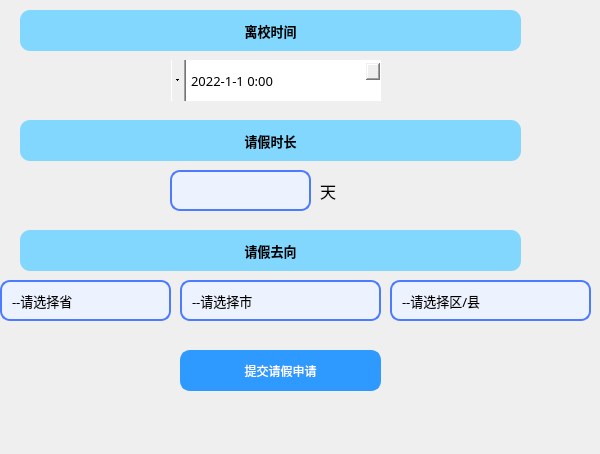
      <widget class="QWidget" name="tab_5">
       <attribute name="title">
        <string>              请假申请              </string>
       </attribute>
       <widget class="QDateTimeEdit" name="dateTimeEdit">
        <property name="geometry">
         <rect>
          <x>170</x>
          <y>60</y>
          <width>211</width>
          <height>41</height>
         </rect>
        </property>
        <property name="font">
         <font>
          <family>微软雅黑</family>
          <pointsize>10</pointsize>
         </font>
        </property>
        <property name="styleSheet">
         <string notr="true">    border: 2px solid #f3f3f3;/*设置线宽*/
	background-color: rgb(237, 242, 255);/*背景颜色*/
    border-radius: 10px;/*圆角*/
	border-style:solid;/*边框为实线型*/
	border-width:2px;/*边框宽度*/
	border-color:rgb(77, 123, 255);/*边框颜色*/

	padding-left: 10px;/*左侧边距*/
 QDateTimeEdit::up-button{
subcontrol-origin:border;
     subcontrol-position:right;
      60px;
     height: 60px;                
 }
 QDateTimeEdit::down-button{subcontrol-origin:border;
     subcontrol-position:left;
      60px;
     height: 60px;
 }</string>
        </property>
        <property name="dateTime">
         <datetime>
          <hour>0</hour>
          <minute>0</minute>
          <second>0</second>
          <year>2022</year>
          <month>1</month>
          <day>1</day>
         </datetime>
        </property>
        <property name="displayFormat">
         <string>yyyy-M-d H:mm</string>
        </property>
       </widget>
       <widget class="QLabel" name="label_5">
        <property name="geometry">
         <rect>
          <x>20</x>
          <y>10</y>
          <width>501</width>
          <height>41</height>
         </rect>
        </property>
        <property name="font">
         <font>
          <family>微软雅黑</family>
          <pointsize>10</pointsize>
          <weight>75</weight>
          <bold>true</bold>
         </font>
        </property>
        <property name="styleSheet">
         <string notr="true">background-color: rgb(130, 215, 255);
 border-radius: 10px;</string>
        </property>
        <property name="text">
         <string>离校时间</string>
        </property>
        <property name="alignment">
         <set>Qt::AlignCenter</set>
        </property>
       </widget>
       <widget class="QLabel" name="label_6">
        <property name="geometry">
         <rect>
          <x>20</x>
          <y>120</y>
          <width>501</width>
          <height>41</height>
         </rect>
        </property>
        <property name="font">
         <font>
          <family>微软雅黑</family>
          <pointsize>10</pointsize>
          <weight>75</weight>
          <bold>true</bold>
         </font>
        </property>
        <property name="styleSheet">
         <string notr="true">background-color: rgb(130, 215, 255);
 border-radius: 10px;</string>
        </property>
        <property name="text">
         <string>请假时长</string>
        </property>
        <property name="alignment">
         <set>Qt::AlignCenter</set>
        </property>
       </widget>
       <widget class="QLineEdit" name="lineEdit_leave">
        <property name="geometry">
         <rect>
          <x>170</x>
          <y>170</y>
          <width>141</width>
          <height>41</height>
         </rect>
        </property>
        <property name="styleSheet">
         <string notr="true">    border: 2px solid #f3f3f3;/*设置线宽*/
	background-color: rgb(237, 242, 255);/*背景颜色*/
    border-radius: 10px;/*圆角*/
	border-style:solid;/*边框为实线型*/
	border-width:2px;/*边框宽度*/
	border-color:rgb(77, 123, 255);/*边框颜色*/

	padding-left: 10px;/*左侧边距*/</string>
        </property>
       </widget>
       <widget class="QLabel" name="label_7">
        <property name="geometry">
         <rect>
          <x>20</x>
          <y>230</y>
          <width>501</width>
          <height>41</height>
         </rect>
        </property>
        <property name="font">
         <font>
          <family>微软雅黑</family>
          <pointsize>10</pointsize>
          <weight>75</weight>
          <bold>true</bold>
         </font>
        </property>
        <property name="styleSheet">
         <string notr="true">background-color: rgb(130, 215, 255);
 border-radius: 10px;</string>
        </property>
        <property name="text">
         <string>请假去向</string>
        </property>
        <property name="alignment">
         <set>Qt::AlignCenter</set>
        </property>
       </widget>
       <widget class="QComboBox" name="comboBox_province_2">
        <property name="geometry">
         <rect>
          <x>0</x>
          <y>280</y>
          <width>171</width>
          <height>41</height>
         </rect>
        </property>
        <property name="font">
         <font>
          <family>微软雅黑</family>
          <pointsize>10</pointsize>
         </font>
        </property>
        <property name="styleSheet">
         <string notr="true">/*QCombobox主体*/
QComboBox {
    border: 2px solid #f3f3f3;/*设置线宽*/
	background-color: rgb(237, 242, 255);/*背景颜色*/
    border-radius: 10px;/*圆角*/
    padding: 1px 2px 1px 2px;  /*针对于组合框中的文本内容*/
	text-align:bottom;
    min-width: 9em;   /*# 组合框的最小宽度*/
    /*min-height: 5em;*/

	border-style:solid;/*边框为实线型*/
	border-width:2px;/*边框宽度*/
	border-color:rgb(77, 123, 255);/*边框颜色*/

	padding-left: 10px;/*左侧边距*/
}
/*QCombobox右侧按钮*/
QComboBox::drop-down {
	width: 15px;
	border-left-width: 0px;
}


QComboBox QAbstractItemView {
    border: 2px solid #f3f3f3;/*边框宽度、线形、颜色*/
	background-color: rgba(237, 242, 255, 1);/*背景颜色*/
    border-radius: 15px;/*圆角*/
    padding: 1px 2px 1px 2px;  /*针对于组合框中的文本内容*/
    min-width: 9em;   /*# 组合框的最小宽度*/
}

/* 下拉后，整个下拉窗体每项的样式 */
QComboBox QAbstractItemView::item {
	border-radius: 15px;/*圆角*/
    height: 30px;   /* 项的高度（设置pComboBox-&gt;setView(new QListView());后，该项才起作用） */
	background-color: rgb(237, 242, 255);

}

/*以下部分不知为何不生效，有待调试*/
/* 下拉后，整个下拉窗体越过每项的样式 */
QComboBox QAbstractItemView::item:hover {
    color: #FFFFF0;
       /* 整个下拉窗体越过每项的背景色 */
	background-color: rgb(98, 0, 255);
}

/* 下拉后，整个下拉窗体被选择的每项的样式 */
QComboBox QAbstractItemView::item:selected {
    color: #FFFFF0;
	background-color: rgb(0, 85, 200);
}
</string>
        </property>
        <item>
         <property name="text">
          <string>--请选择省</string>
         </property>
        </item>
       </widget>
       <widget class="QComboBox" name="comboBox_city_2">
        <property name="geometry">
         <rect>
          <x>180</x>
          <y>280</y>
          <width>201</width>
          <height>41</height>
         </rect>
        </property>
        <property name="font">
         <font>
          <family>微软雅黑</family>
          <pointsize>10</pointsize>
         </font>
        </property>
        <property name="styleSheet">
         <string notr="true">/*QCombobox主体*/
QComboBox {
    border: 2px solid #f3f3f3;/*设置线宽*/
	background-color: rgb(237, 242, 255);/*背景颜色*/
    border-radius: 10px;/*圆角*/
    padding: 1px 2px 1px 2px;  /*针对于组合框中的文本内容*/
	text-align:bottom;
    min-width: 9em;   /*# 组合框的最小宽度*/
    /*min-height: 5em;*/

	border-style:solid;/*边框为实线型*/
	border-width:2px;/*边框宽度*/
	border-color:rgb(77, 123, 255);/*边框颜色*/

	padding-left: 10px;/*左侧边距*/
}
/*QCombobox右侧按钮*/
QComboBox::drop-down {
	width: 15px;
	border-left-width: 0px;
}


QComboBox QAbstractItemView {
    border: 2px solid #f3f3f3;/*边框宽度、线形、颜色*/
	background-color: rgba(237, 242, 255, 1);/*背景颜色*/
    border-radius: 15px;/*圆角*/
    padding: 1px 2px 1px 2px;  /*针对于组合框中的文本内容*/
    min-width: 9em;   /*# 组合框的最小宽度*/
}

/* 下拉后，整个下拉窗体每项的样式 */
QComboBox QAbstractItemView::item {
	border-radius: 15px;/*圆角*/
    height: 30px;   /* 项的高度（设置pComboBox-&gt;setView(new QListView());后，该项才起作用） */
	background-color: rgb(237, 242, 255);

}

/*以下部分不知为何不生效，有待调试*/
/* 下拉后，整个下拉窗体越过每项的样式 */
QComboBox QAbstractItemView::item:hover {
    color: #FFFFF0;
       /* 整个下拉窗体越过每项的背景色 */
	background-color: rgb(98, 0, 255);
}

/* 下拉后，整个下拉窗体被选择的每项的样式 */
QComboBox QAbstractItemView::item:selected {
    color: #FFFFF0;
	background-color: rgb(0, 85, 200);
}
</string>
        </property>
        <item>
         <property name="text">
          <string>--请选择市</string>
         </property>
        </item>
       </widget>
       <widget class="QComboBox" name="comboBox_county_2">
        <property name="geometry">
         <rect>
          <x>390</x>
          <y>280</y>
          <width>201</width>
          <height>41</height>
         </rect>
        </property>
        <property name="font">
         <font>
          <family>微软雅黑</family>
          <pointsize>10</pointsize>
         </font>
        </property>
        <property name="styleSheet">
         <string notr="true">/*QCombobox主体*/
QComboBox {
    border: 2px solid #f3f3f3;/*设置线宽*/
	background-color: rgb(237, 242, 255);/*背景颜色*/
    border-radius: 10px;/*圆角*/
    padding: 1px 2px 1px 2px;  /*针对于组合框中的文本内容*/
	text-align:bottom;
    min-width: 9em;   /*# 组合框的最小宽度*/
    /*min-height: 5em;*/

	border-style:solid;/*边框为实线型*/
	border-width:2px;/*边框宽度*/
	border-color:rgb(77, 123, 255);/*边框颜色*/

	padding-left: 10px;/*左侧边距*/
}
/*QCombobox右侧按钮*/
QComboBox::drop-down {
	width: 15px;
	border-left-width: 0px;
}


QComboBox QAbstractItemView {
    border: 2px solid #f3f3f3;/*边框宽度、线形、颜色*/
	background-color: rgba(237, 242, 255, 1);/*背景颜色*/
    border-radius: 15px;/*圆角*/
    padding: 1px 2px 1px 2px;  /*针对于组合框中的文本内容*/
    min-width: 9em;   /*# 组合框的最小宽度*/
}

/* 下拉后，整个下拉窗体每项的样式 */
QComboBox QAbstractItemView::item {
	border-radius: 15px;/*圆角*/
    height: 30px;   /* 项的高度（设置pComboBox-&gt;setView(new QListView());后，该项才起作用） */
	background-color: rgb(237, 242, 255);

}

/*以下部分不知为何不生效，有待调试*/
/* 下拉后，整个下拉窗体越过每项的样式 */
QComboBox QAbstractItemView::item:hover {
    color: #FFFFF0;
       /* 整个下拉窗体越过每项的背景色 */
	background-color: rgb(98, 0, 255);
}

/* 下拉后，整个下拉窗体被选择的每项的样式 */
QComboBox QAbstractItemView::item:selected {
    color: #FFFFF0;
	background-color: rgb(0, 85, 200);
}
</string>
        </property>
        <item>
         <property name="text">
          <string>--请选择区/县</string>
         </property>
        </item>
       </widget>
       <widget class="QPushButton" name="get_leave">
        <property name="geometry">
         <rect>
          <x>180</x>
          <y>350</y>
          <width>201</width>
          <height>41</height>
         </rect>
        </property>
        <property name="styleSheet">
         <string notr="true">QPushButton{
	font: 12pt &quot;微软雅黑&quot;;
	
	background-color:rgb(46, 154, 255);
	color: rgb(255, 255, 255);
	border: 3px solid rgb(46, 154, 255);
	border-radius:10px
}
QPushButton:hover{
	
	color:rgb(46, 154, 255);
	background-color: rgb(255, 255, 255);
}
QPushButton:pressed{
	padding-top:5px;
	padding-left:5px
}
</string>
        </property>
        <property name="text">
         <string>提交请假申请</string>
        </property>
       </widget>
       <widget class="QLabel" name="label_leave_1">
        <property name="geometry">
         <rect>
          <x>161</x>
          <y>414</y>
          <width>241</width>
          <height>31</height>
         </rect>
        </property>
        <property name="font">
         <font>
          <family>微软雅黑</family>
          <pointsize>12</pointsize>
         </font>
        </property>
        <property name="styleSheet">
         <string notr="true">color: rgb(255, 0, 0);</string>
        </property>
        <property name="text">
         <string/>
        </property>
       </widget>
       <widget class="QLabel" name="label_4">
        <property name="geometry">
         <rect>
          <x>320</x>
          <y>170</y>
          <width>71</width>
          <height>41</height>
         </rect>
        </property>
        <property name="font">
         <font>
          <family>微软雅黑</family>
          <pointsize>12</pointsize>
         </font>
        </property>
        <property name="text">
         <string>天</string>
        </property>
       </widget>
      </widget>
